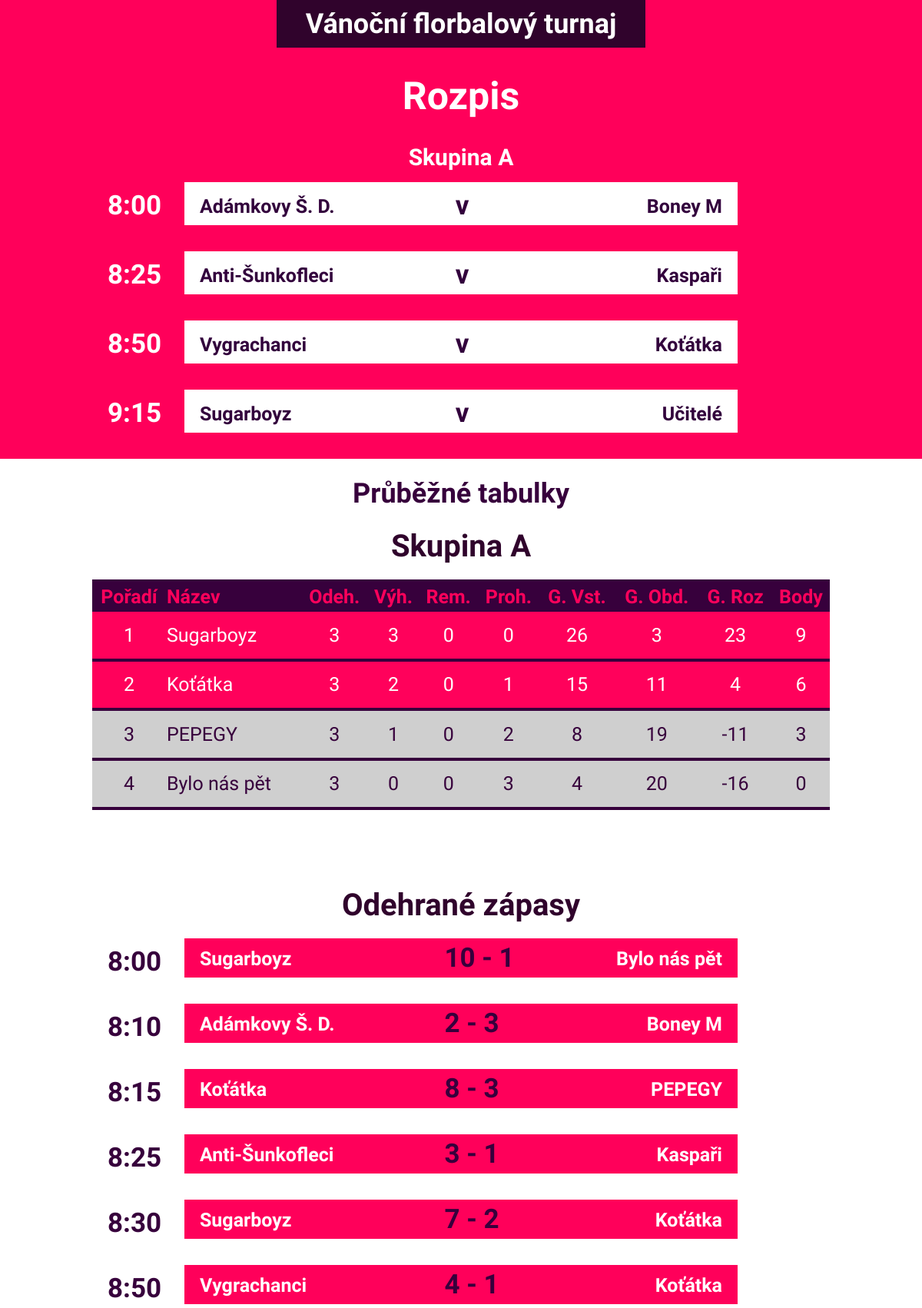
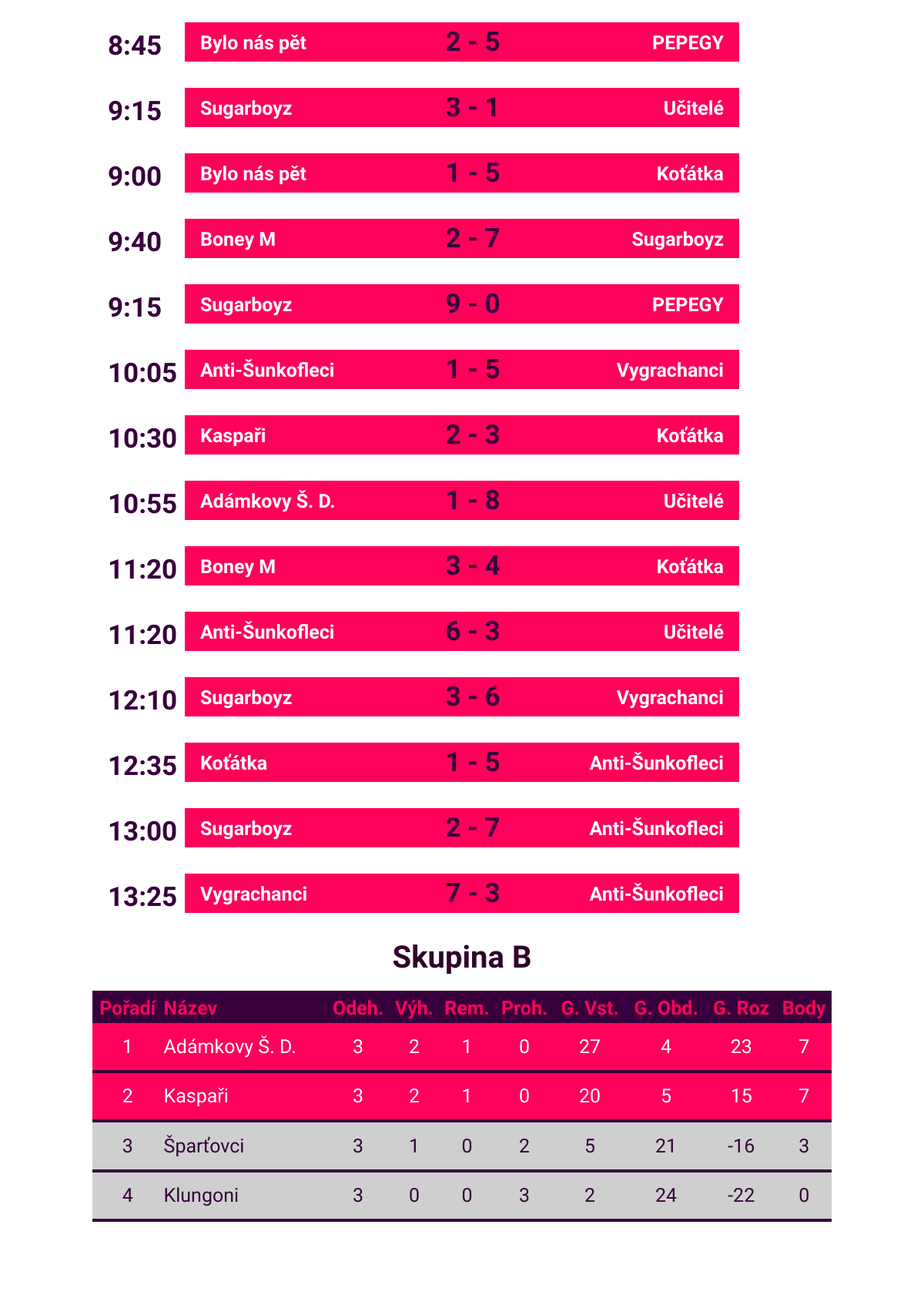
The page / (upper part) on the database its author committed (2 pictures, top to bottom).
### main.py (models this page shows, shortened)
class Match(db.Model):
    id = db.Column(db.Integer, primary_key=True)
    group_id = db.Column(db.Integer, db.ForeignKey('group.id'), nullable=False)
    order = db.Column(db.Integer, default=get_last_order)
    home_team = db.Column(db.Integer, db.ForeignKey('team.id'), nullable=False)
    away_team = db.Column(db.Integer, db.ForeignKey('team.id'), nullable=False)
    score = db.Column(db.String, default="0:0")
    start = db.Column(db.String)
    quarterfinal = db.Column(db.Integer, default=0)
    semifinal = db.Column(db.Integer, default=0)
    third = db.Column(db.Integer, default=0)
    final = db.Column(db.Integer, default=0)
    l_quarterfinal = db.Column(db.Integer, default=0)
    l_semifinal = db.Column(db.Integer, default=0)
    l_final = db.Column(db.Integer, default=0)
    real_third = db.Column(db.Integer, default=0)
    real_final = db.Column(db.Integer, default=0)

class Team(db.Model):
    id = db.Column(db.Integer, primary_key=True)
    group_id = db.Column(db.Integer, db.ForeignKey('group.id'), nullable=False)
    player = db.relationship('Player', backref='Team', lazy=True, cascade="all, delete-orphan")
    match_as_home = db.relationship('Match', backref='Home', lazy='dynamic', cascade="all, delete-orphan", foreign_keys='Match.home_team')
    match_as_away = db.relationship('Match', backref='Away', lazy='dynamic', cascade="all, delete-orphan", foreign_keys='Match.away_team')
    played_match_as_home = db.relationship('PlayedMatch', backref='Home', lazy='dynamic', cascade="all, delete-orphan",
                                            foreign_keys='PlayedMatch.home_team')
    played_match_as_away = db.relationship('PlayedMatch', backref='Away', lazy='dynamic', cascade="all, delete-orphan",
                                            foreign_keys='PlayedMatch.away_team')
    name = db.Column(db.String)
    played_matches = db.Column(db.Integer, default=0)
    wins = db.Column(db.Integer, default=0)
    draws = db.Column(db.Integer, default=0)
    loses = db.Column(db.Integer, default=0)
    goals_shot = db.Column(db.Integer, default=0)
    goals_got = db.Column(db.Integer, default=0)
    points = db.Column(db.Integer, default=0)

class Group(db.Model):
    id = db.Column(db.Integer, primary_key=True)
    team = db.relationship('Team', backref='Group', lazy=True, cascade="all, delete-orphan")
    match = db.relationship('Match', backref='Group', lazy=True, cascade="all, delete-orphan")
    played_match = db.relationship('PlayedMatch', backref='Group', lazy=True, cascade="all, delete-orphan")
    name = db.Column(db.String)

class PlayedMatch(db.Model):
    id = db.Column(db.Integer, primary_key=True)
    group_id = db.Column(db.Integer, db.ForeignKey('group.id'), nullable=False)
    order = db.Column(db.Integer)
    home_team = db.Column(db.Integer, db.ForeignKey('team.id'), nullable=False)
    away_team = db.Column(db.Integer, db.ForeignKey('team.id'), nullable=False)
    score = db.Column(db.String)
    start = db.Column(db.String)
    quarterfinal = db.Column(db.Integer, default=0)
    semifinal = db.Column(db.Integer, default=0)
    third = db.Column(db.Integer, default=0)
    final = db.Column(db.Integer, default=0)

### main.py (the view)
@app.route('/')
def home():
    match = Match.query.order_by(Match.order).first()
    matches = Match.query.order_by(Match.order)
    groups = Group.query.all()
    teams_by_points = Team.query.join(Group).order_by(Group.name, Team.points.desc(), (Team.goals_shot-Team.goals_got).desc()).all()
    timer = CurrentTime.query.first()
    played_matches = PlayedMatch.query.order_by(PlayedMatch.order).all()
    matches_a = Match.query.join(Group).filter(Group.name == "A").count()
    matches_b = Match.query.join(Group).filter(Group.name == "B").count()
    matches_c = Match.query.join(Group).filter(Group.name == "C").count()
    matches_d = Match.query.join(Group).filter(Group.name == "D").count()
    '''try:
        quarterfinal = Match.query.filter(Match.quarterfinal != 0).order_by(Match.quarterfinal).all()
    except:
        try:
            quarterfinal = PlayedMatch.query.filter(PlayedMatch.quarterfinal != 0).order_by(PlayedMatch.quarterfinal).all()
        except:
            quarterfinal = 0

    try:
        semifinal = Match.query.filter(Match.semifinal != 0).order_by(Match.semifinal)
    except:
        semifinal = 0

    try:
        third = Match.query.filter(Match.third != 0).order_by(Match.third)
    except:
        third = 0

    try:
        final = Match.query.filter(Match.final != 0).order_by(Match.final)
    except:
        final = 0

    try:
        l_quarterfinal = Match.query.filter(Match.l_quarterfinal != 0).order_by(Match.l_quarterfinal).all()
    except:
        try:
            l_quarterfinal = PlayedMatch.query.filter(PlayedMatch.l_quarterfinal != 0).order_by(PlayedMatch.l_quarterfinal).all()
        except:
            l_quarterfinal = 0

    try:
        l_semifinal = Match.query.filter(Match.l_semifinal != 0).order_by(Match.l_semifinal).all()
    except:
        try:
            l_semifinal = PlayedMatch.query.filter(PlayedMatch.l_semifinal != 0).order_by(PlayedMatch.l_semifinal).all()
        except:
            l_semifinal = 0

    try:
        l_final = Match.query.filter(Match.l_final != 0).order_by(Match.l_final).all()
    except:
        try:
            l_final = PlayedMatch.query.filter(PlayedMatch.l_final != 0).order_by(PlayedMatch.l_final).all()
        except:
            l_final = 0

    try:
        real_final = Match.query.filter(Match.real_final != 0).order_by(Match.real_final).all()
    except:
        try:
            real_final = PlayedMatch.query.filter(PlayedMatch.real_final != 0).order_by(PlayedMatch.real_final).all()
        except:
            real_final = 0

    try:
        real_third = Match.query.filter(Match.real_third != 0).order_by(Match.real_third).all()
    except:
        try:
            real_third = PlayedMatch.query.filter(PlayedMatch.real_third != 0).order_by(PlayedMatch.real_third).all()
        except:
            real_third = 0'''
    return render_template('hlavni_stranka.html', match=match, css="hlavni_stranka", matches=matches, groups=groups, teams=teams_by_points, timer=timer, played_matches=played_matches, a=matches_a, b=matches_b, c=matches_c, d=matches_d) # quarterfinal=quarterfinal, semifinal=semifinal, third=third, final=final, l_quarterfinal=l_quarterfinal, l_semifinal=l_semifinal, l_final=l_final, real_third=real_third, real_final=real_final'''

### templates/hlavni_stranka.html (shortened to what this page needs)
<!DOCTYPE html>
<html lang="cs-cz">
<head>
    <link rel="stylesheet" type="text/css" href="{{ url_for('static', filename=css + '.css') }}">
</head>
<body>
    <div id="red">
        <nav>
            <h2>Vánoční florbalový turnaj</h2>
        </nav>
        {% if timer.polocas == 1 %}
            <h1 id="h1-white">Rozpis</h1>
        {% else %}
            <h1 id="h1-white">Následující zápasy</h1>
        {% endif %}
        {% if matches %}
        <div class="next">
            {% set start = [] %}
            {% for match in matches %}
                {% if a > 0 and not start %}
                    <h4>Skupina A</h4>
                {% elif b > 0 and not start %}
                    {% if start.append(True) %} {% endif %}
                    <h4>Skupina B</h4>
                {% elif c > 0 and not start %}
                    {% if start.append(True) %} {% endif %}
                    <h4>Skupina C</h4>
                {% elif d > 0 and not start %}
                    {% if start.append(True) %} {% endif %}
                    <h4>Skupina D</h4>
                {% elif a + 1 == loop.index %}
                    <h4>Skupina B</h4>
                {% elif a + b + 1 == loop.index %}
                    <h4>Skupina C</h4>
                {% elif a + b + c + 1 == loop.index %}
                    <h4>Skupina D</h4>
                {% endif %}
                {% if loop.index == 1 and timer.polocas == 1 %}
                    <div class="next-score">
                        <span class="next-time">{{ match.start }}</span>
                        <span class="next-left-name">{{ match.Home.name }}</span>
                        <span class="v">v</span>
                        <span class="next-right-name">{{ match.Away.name }}</span>
                    </div>
                    <br />
                {% elif loop.index != 1%}
                    <div class="next-score">
                        <span class="next-time">{{ match.start }}</span>
                        <span class="next-left-name">{{ match.Home.name }}</span>
                        <span class="v">v</span>
                        <span class="next-right-name">{{ match.Away.name }}</span>
                    </div>
                    <br />
                {% endif %}
            {% endfor %}
        </div>
        {% else %}
            <h1>Nejsou naplánované žádné zápasy, pracuje se na pavouku.</h1>
        {% endif %}
    </div>
    <div id="tables">
        <h1>Průběžné tabulky</h1>
        {% for group in groups %}
            <h3>Skupina {{ group.name }}</h3>
            <table>
                <tr>
                    <th>Pořadí</th>
                    <th class="team-name">Název</th>
                    <th>Odeh.</th>
                    <th>Výh.</th>
                    <th>Rem.</th>
                    <th>Proh.</th>
                    <th>G. Vst.</th>
                    <th>G. Obd.</th>
                    <th>G. Roz</th>
                    <th>Body</th>
                </tr>
                {% for team in teams %}
                    {% if team.Group.name == group.name %}
                        {% if loop.index0 % 4 + 1 == 1 or loop.index0 % 4 + 1 == 2 %}
                            <tr class="first-two">
                                <td>{{ loop.index % 4 }}</td>
                                <td class="team-name">{{ team.name }}</td>
                                <td>{{ team.played_matches }}</td>
                                <td>{{ team.wins }}</td>
                                <td>{{ team.draws }}</td>
                                <td>{{ team.loses }}</td>
                                <td>{{ team.goals_shot }}</td>
                                <td>{{ team.goals_got }}</td>
                                <td>{{ team.goals_shot - team.goals_got }}</td>
                                <td>{{ team.points }}</td>
                            </tr>
                        {% else %}
                            <tr class="second-two">
                                <td>{{ loop.index0 % 4 + 1  }}</td>
                                <td class="team-name">{{ team.name }}</td>
                                <td>{{ team.played_matches }}</td>
                                <td>{{ team.wins }}</td>
                                <td>{{ team.draws }}</td>
                                <td>{{ team.loses }}</td>
                                <td>{{ team.goals_shot }}</td>
                                <td>{{ team.goals_got }}</td>
                                <td>{{ team.goals_shot - team.goals_got }}</td>
                                <td>{{ team.points }}</td>
                            </tr>
                        {% endif %}
                    {% endif %}
                {% endfor %}
            </table>
            {% if played_matches %}
                <h3>Odehrané zápasy</h3>
            {% endif %}
            <div class="played">
                {% for played_match in played_matches %}
                    {% if played_match.Group.name == group.name %}
                        <div class="played-score">
                            <span class="played-time">{{ played_match.start }}</span>
                            <span class="played-left-name">{{ played_match.Home.name }}</span>
                            <div class="played-result">
                                <span class="played-home-score">{{ played_match.score.split(":")[0] }}</span>
                                <span class="played-hyphen">-</span>
                                <span class="played-away-score">{{ played_match.score.split(":")[1] }}</span>
                            </div>
                            <span class="played-right-name">{{ played_match.Away.name }}</span>
                        </div>
                        <br />
                    {% endif %}
                {% endfor %}
            </div>
        {% endfor %}
    </div>
</body>
</html>

### static/hlavni_stranka.css (style rules this page uses)
body { font-family: 'Raleway', sans-serif; margin: 0; padding: 0; }
#red { background: #FF005A; color: #FFFFFF; }
nav { background: #30032C; text-align: center; width: 40%; margin-left: 30%; padding: 10px 0; }
h2 { margin: 0; padding: 0; font-size: 3vw; }
h1 { font-size: 3vw; text-align: center; font-weight: 700; }
#h1-white { color: #FFFFFF; font-size: 50px; }
h3 { font-size: 40px; text-align: center; font-weight: 700; color: #30032C; margin: 0; padding: 0; margin-bottom: 20px; }
h4 { margin: 0; padding: 0; margin-bottom: 15px; font-size: 30px; }
.next { text-align: center; font-weight: 700; }
.next-score { position: relative; display: inline-block; background: #FFFFFF; color: #FF005A; width: 60%; font-size: 25px; padding: 10px 0; margin-bottom: 30px; }
.next-left-name { float: left; margin-left: 20px; margin-top: 7px; color: #32003C; }
.next-right-name { float: right; margin-right: 20px; margin-top: 7px; color: #32003C; }
.v { font-size: 35px; color: #32003C; position: absolute; left: 49%; }
.next-time { position: absolute; top: 10px; color: #FFFFFF; font-size: 35px; left: -100px; }
#tables table { margin-left: auto; margin-right: auto; }
table { width: 80%; border-collapse:collapse; margin-bottom: 100px; height: 300px; font-size: 25px; }
td:not(.team-name) { text-align: center; }
th { padding-top: 7px; height: 30px; background: #37003C; color: #FF015B; border: 0 solid white; }
.team-name { text-align: left; }
.first-two { background: #FF015B; color: #FFFFFF; border-bottom: 4px solid #37003C; border-top: 4px solid #37003C; }
.second-two { background: #CFCFCF; color: #37003C; border-bottom: 4px solid #37003C; border-top: 4px solid #37003C; }
.played { text-align: center; font-weight: 700; }
.played-score { position: relative; display: inline-block; background: #FF005A; color: #FFFFFF; width: 60%; font-size: 25px; padding: 10px 0; margin-bottom: 30px; }
.played-left-name { float: left; margin-left: 20px; margin-top: 2px; color: #FFFFFF; }
.played-right-name { float: right; margin-right: 20px; margin-top: 2px; color: #FFFFFF; }
.played-time { position: absolute; top: 10px; color: #37003C; font-size: 35px; left: -100px; }
.played-result { position: absolute; left: 47%; font-size: 35px; color: #37003C; top: 5px; }
h1 { color: #37003C; }

### rows shown on the page
Match: shows "Skupina A", start "8:00", Home.name "Adámkovy Š. D.", Away.name "Boney M"
Match: start "8:25", Home.name "Anti-Šunkofleci", Away.name "Kaspaři"
Match: start "8:50", Home.name "Vygrachanci", Away.name "Koťátka"
Match: start "9:15", Home.name "Sugarboyz", Away.name "Učitelé"
Group: name "A", shows "Odehrané zápasy"
Team: name "Sugarboyz", played_matches "3", wins "3", draws "0", loses "0", goals_shot "26", goals_got "3", team.goals_shot-team.goals_got "23", points "9"
Team: name "Koťátka", played_matches "3", wins "2", draws "0", loses "1", goals_shot "15", goals_got "11", team.goals_shot-team.goals_got "4", points "6"
Team: name "PEPEGY", played_matches "3", wins "1", draws "0", loses "2", goals_shot "8", goals_got "19", team.goals_shot-team.goals_got "-11", points "3"
Team: name "Bylo nás pět", played_matches "3", wins "0", draws "0", loses "3", goals_shot "4", goals_got "20", team.goals_shot-team.goals_got "-16", points "0"
PlayedMatch: start "8:00", Home.name "Sugarboyz", score "10", score "1", Away.name "Bylo nás pět"
PlayedMatch: start "8:10", Home.name "Adámkovy Š. D.", score "2", score "3", Away.name "Boney M"
PlayedMatch: start "8:15", Home.name "Koťátka", score "8", score "3", Away.name "PEPEGY"
PlayedMatch: start "8:25", Home.name "Anti-Šunkofleci", score "3", score "1", Away.name "Kaspaři"
PlayedMatch: start "8:30", Home.name "Sugarboyz", score "7", score "2", Away.name "Koťátka"
PlayedMatch: start "8:50", Home.name "Vygrachanci", score "4", score "1", Away.name "Koťátka"
PlayedMatch: start "8:45", Home.name "Bylo nás pět", score "2", score "5", Away.name "PEPEGY"
PlayedMatch: start "9:15", Home.name "Sugarboyz", score "3", score "1", Away.name "Učitelé"
PlayedMatch: start "9:00", Home.name "Bylo nás pět", score "1", score "5", Away.name "Koťátka"
PlayedMatch: start "9:40", Home.name "Boney M", score "2", score "7", Away.name "Sugarboyz"
PlayedMatch: start "9:15", Home.name "Sugarboyz", score "9", score "0", Away.name "PEPEGY"
PlayedMatch: start "10:05", Home.name "Anti-Šunkofleci", score "1", score "5", Away.name "Vygrachanci"
PlayedMatch: start "10:30", Home.name "Kaspaři", score "2", score "3", Away.name "Koťátka"
PlayedMatch: start "10:55", Home.name "Adámkovy Š. D.", score "1", score "8", Away.name "Učitelé"
PlayedMatch: start "11:20", Home.name "Boney M", score "3", score "4", Away.name "Koťátka"
PlayedMatch: start "11:20", Home.name "Anti-Šunkofleci", score "6", score "3", Away.name "Učitelé"
PlayedMatch: start "12:10", Home.name "Sugarboyz", score "3", score "6", Away.name "Vygrachanci"
PlayedMatch: start "12:35", Home.name "Koťátka", score "1", score "5", Away.name "Anti-Šunkofleci"
PlayedMatch: start "13:00", Home.name "Sugarboyz", score "2", score "7", Away.name "Anti-Šunkofleci"
PlayedMatch: start "13:25", Home.name "Vygrachanci", score "7", score "3", Away.name "Anti-Šunkofleci"
Group: name "B"
Team: name "Adámkovy Š. D.", played_matches "3", wins "2", draws "1", loses "0", goals_shot "27", goals_got "4", team.goals_shot-team.goals_got "23", points "7"
Team: name "Kaspaři", played_matches "3", wins "2", draws "1", loses "0", goals_shot "20", goals_got "5", team.goals_shot-team.goals_got "15", points "7"
Team: name "Šparťovci", played_matches "3", wins "1", draws "0", loses "2", goals_shot "5", goals_got "21", team.goals_shot-team.goals_got "-16", points "3"
Team: name "Klungoni", played_matches "3", wins "0", draws "0", loses "3", goals_shot "2", goals_got "24", team.goals_shot-team.goals_got "-22", points "0"
